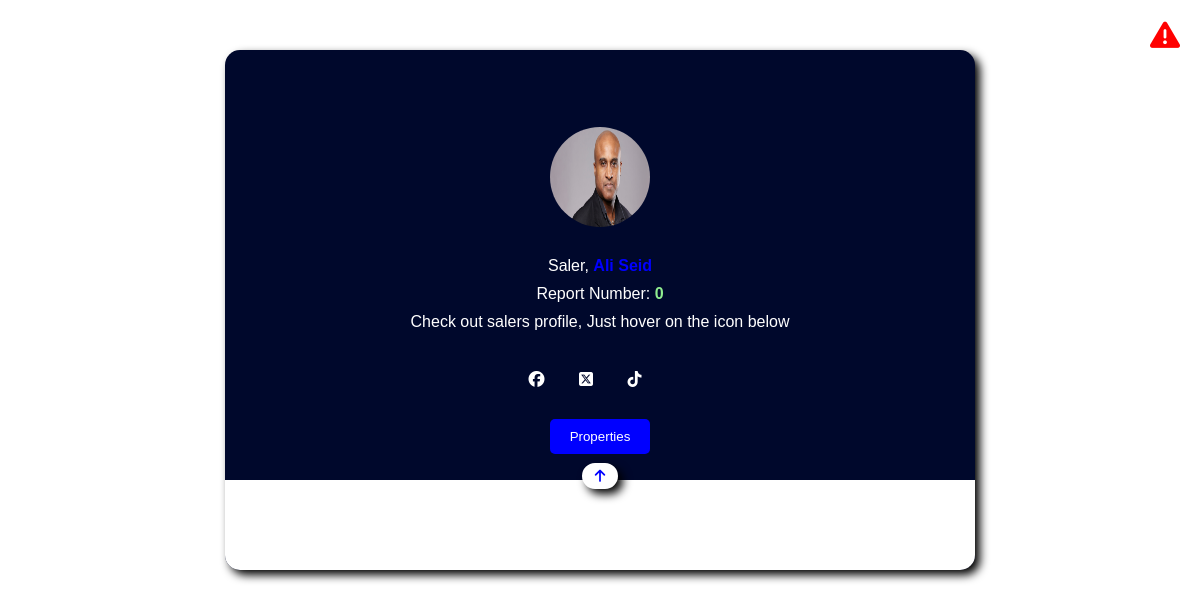
/html/view_page/profile_view_page.php?user_id=2, run on the app's committed database.
### tables this page shows
CREATE TABLE `user_table` (
  `user_id` int(10) NOT NULL,
  `user_image` varchar(100) NOT NULL,
  `first_name` varchar(100) NOT NULL,
  `last_name` varchar(100) NOT NULL,
  `user_name` varchar(100) NOT NULL,
  `user_email` varchar(100) NOT NULL,
  `user_password` varchar(100) NOT NULL,
  `user_phone` int(10) NOT NULL,
  `user_address` varchar(100) NOT NULL,
  `user_national_id` int(20) NOT NULL,
  `user_chapa_api_key` varchar(100) NOT NULL,
  `user_online` tinyint(1) NOT NULL,
  `house_sold` int(10) NOT NULL,
  `house_rented` int(10) NOT NULL,
  `house_bought` int(10) NOT NULL,
  `house_rented_from_others` int(10) NOT NULL,
  `total_sales` int(10) NOT NULL,
  `total_expense` int(10) NOT NULL,
  `user_report` int(10) NOT NULL,
  `date` date NOT NULL
);

### html/view_page/profile_view_page.php (the view, shortened to what this page needs)
<?php
    include ("../../php/connection.php");
    if(isset($_GET['user_id'])){
        $user_id = $_GET['user_id'];
    }
?>
<!DOCTYPE html>
<html lang="en">
<head>
    <link rel="stylesheet" href="../../css/view_page/profile_view_page.css">
    <link rel="stylesheet" href="https://cdnjs.cloudflare.com/ajax/libs/font-awesome/6.5.2/css/all.min.css" />
</head>
<body>
    <i class="fa-solid fa-triangle-exclamation" id="image" onclick="show_profile_card()" style="cursor: pointer; position: absolute; top: 20px; right: 20px; color: red; font-size: 30px; z-index: 1;"></i>
    <main id="main">
        <div class="profile_container" id="profile_container">
            <div class="display">
                <?php
                    $sql_0 = "SELECT * FROM user_table WHERE user_id = '$user_id'";
                    $user_table = mysqli_query($connection, $sql_0);
                    $row = mysqli_fetch_assoc($user_table);
                ?>
                <div class="info">
                    <img src="../../z_databse_assets/<?php if($row['user_image']){ echo $row['user_image']; }else{ echo "user_profile_icon.png"; }?>" width="100" height="100">
                    <p>Saler, <span><?php if(empty($row['first_name']) && empty($row['last_name'])){ echo "N/A"; }else{ echo $row['first_name']." ".$row['last_name']; } ?></span></p>
                    <p>Report Number: <?php if($row['user_report'] == 0){ ?><span style="color: lightgreen;"><?php echo $row['user_report']; ?></span> <?php } else{?> <span style="color: red;"><?php echo $row['user_report']; ?></span> <?php } ?> </p>
                    <p>Check out salers profile, Just hover on the icon below</p>
                    <div class="socials">
                        <a href="https://www.facebook.com/ethiohomes5" target="_blank"><i class="fa-brands fa-facebook"></i></a>
                        <a href="https://www.twitter.com/ethiohomes5" target="_blank"><i class="fa-brands fa-square-x-twitter"></i></a>
                        <a href="https://www.tiktok.com/@ethiohomes6" target="_blank"><i class="fa-brands fa-tiktok"></i></a><br>
                    </div>
                    <div class="toogle_button">
                        <button onclick="for_sale()">Properties</button>
                    </div>
                    <div class="down profile_down">
                        <label><i class="fa-solid fa-arrow-up"></i></label>
                        <p><i class="fa-solid fa-envelope"></i><?php if(empty($row['user_email']) || $row['user_email'] == ""){ ?> N/A <?php }else{ echo $row['user_email']; } ?></p><br>
                        <p><i class="fa-solid fa-phone"></i><?php if(empty($row['user_phone']) || $row['user_phone'] == 0){ ?> N/A <?php }else{ echo $row['user_phone']; } ?></p><br>
                        <p><i class="fa-solid fa-location-dot"></i><?php if(empty($row['user_address']) || $row['user_address'] == ""){ ?> N/A <?php }else{ echo $row['user_address']; } ?></p><br>
                        <p><i class="fa-solid fa-user-doctor"></i><?php if(empty($row['user_chapa_api_key']) || $row['user_chapa_api_key'] == ""){ ?> N/A <?php }else{ echo $row['user_chapa_api_key']; } ?></p><br>
                    </div>
                </div>
            </div>
        </div>
    </main>
    <?php
        $report = 1;
        if($report == 1){
    ?>
    <footer>
        <div class="div" id="div" onclick="hide_profile_card()">
        </div>
    </footer>
    <?php
        }
    ?>
</body>
</html>

### css/view_page/profile_view_page.css (style rules this page uses)
* { font-family: Arial; margin: 0; padding: 0; }
main { display: flex; flex-direction: column; justify-content: center; align-items: center; padding: 50px 50px 0px 50px; }
main .toogle_button { display: flex; justify-content: space-around; margin-bottom: 100px; }
main .toogle_button button { cursor: pointer; color: white; border: none; border-radius: 5px; padding: 10px 20px; background: blue; }
main .display .info { position: relative; display: flex; flex-direction: column; justify-content: center; align-items: center; border-radius: 15px; box-shadow: 5px 5px 10px black; width: 750px; height: 450px; padding-bottom: 70px; background: #00082c; overflow: hidden; }
main .display .info img { border-radius: 100%; margin: 30px 0 30px 0; }
main .display .info p { color: white; }
main .display .info p span { color: blue; font-weight: 700; }
main .display .info p { margin-bottom: 10px; }
main .display .info .socials { margin: 30px 0 30px 0; }
main .display .info a i { color: white; margin-right: 30px; }
main .display .info .toogle_button { display: flex; justify-content: center; margin-bottom: 0px; }
main .display .down { position: absolute; bottom: 0; display: flex; flex-direction: column; justify-content: center; align-items: center; border-radius: 15px; width: 100%; height: 50px; padding: 20px; background: white; transition: 1s; }
main .down.profile_down label { position: absolute; top: -17px; color: blue; font-size: 14px; font-weight: 800; border: solid white; border-radius: 20px; box-shadow: 5px 5px 10px black; padding: 2px 10px; background: white; }
main .down.profile_down label i { transition: 1s; }
footer .div { position: absolute; top: 0; left: 0; width: 100%; height: 100%; opacity: 0.4; z-index: -1; }

### data on the page
user_table: user_image (picture), first_name "Ali", last_name "Seid", user_report "0"
